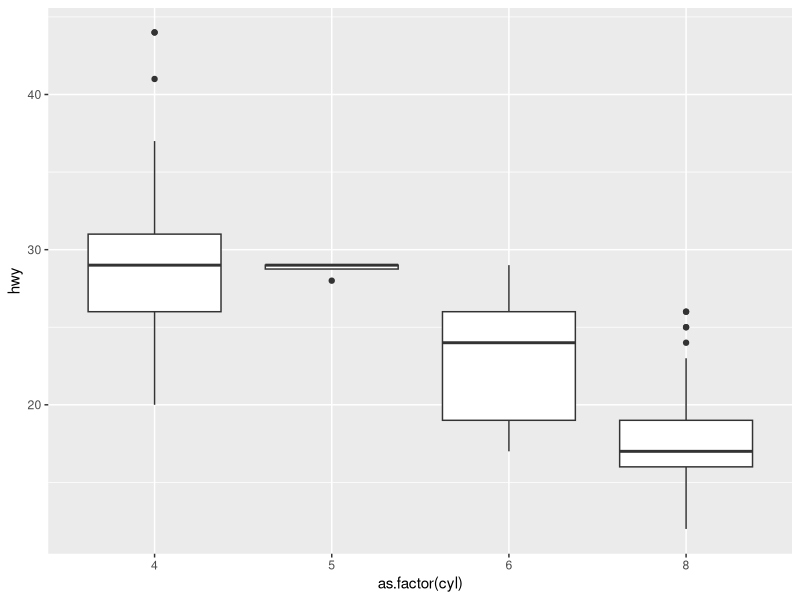
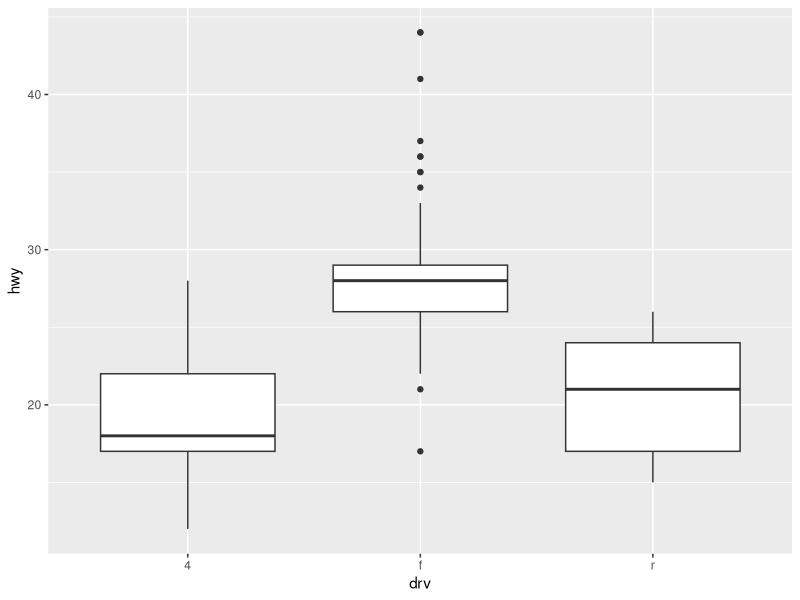

Source code (R) for these figures, in order:
## ---- chunk 1
# 주석(comment)
ggplot2::mpg
## ---- chunk 2
# 각각의 코드 청크는 단일 작업으로 이루어져야 함.
# 필요한 패키지는 RMD 파일에서 한번 메모리에 로딩.
library(tidyverse)
# message=FALSE는 코드 청크가 실행될 때 콘솔창에 출력되는 메시지, 경고들을 보고서에 포함하지 않음.

ggplot(data = mpg) +
  geom_boxplot(mapping = aes(x = as.factor(cyl), y = hwy))
## ---- chunk 3
# echo=FALSE는 코드 청크는 보고서에 포함하지 않고, 코드 실행 결과만 보고처에 첨부하는 경우에 사용.
ggplot(data = mpg) +
  geom_boxplot(mapping = aes(x = drv, y = hwy))
## ---- chunk 4
# knitr::kable() 함수를 사용한 데이터 프레임 출력
knitr::kable(ggplot2::mpg[1:5,],
             caption = 'knitr::kable function')
